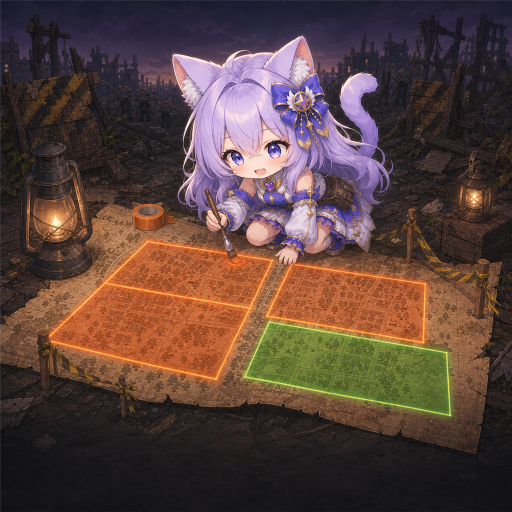
#> input picture scripts/poster/zones_art.png, 1024 x 1024 px (shown at 1/2 size)
$ python finish_poster.py
#> lines starting #> are read from the running program, lines starting #| are printed output that depends on the picture
# -*- coding: utf-8 -*-
"""Zones 包 poster/preview 產生器（家族流程：主 repo scripts/poster/finish_posters.py 同款
告示板/警戒紋/膠帶語彙）。主視覺＝zones_art.png（codex imagegen 依主 repo
scripts/poster/mascot.png 生成的家族吉祥物插畫，同 main_art/maps_art 流程；
換構圖才需重新生成主視覺，改標題只要重跑本腳本），疊 PZ 風標題板＋ADD-ON 徽章。
Deterministic：無隨機數。輸出：42/poster.png 與 MOD 根 preview.png（512×512）。"""
import os
from PIL import Image, ImageDraw, ImageFont

SP = os.path.dirname(os.path.abspath(__file__))
REPO = os.path.abspath(os.path.join(SP, "..", ".."))
SRC = os.path.join(SP, "zones_art.png")
MOD_DIR = os.path.join(REPO, "MOD", "MinidoracatMiniMapZonesFor42")
OUT_POSTER = os.path.join(MOD_DIR, "Contents", "mods", "MinidoracatMiniMapZonesFor42",
                          "42", "poster.png")
OUT_PREVIEW = os.path.join(MOD_DIR, "preview.png")

FONTS = r"C:/Windows/Fonts"
GOLD = (233, 195, 90, 255)
PALE = (240, 234, 214, 255)
INK = (28, 26, 20, 255)
BOARD = (38, 40, 30, 235)
BOARD_EDGE = (18, 18, 12, 255)
TAPE = (214, 200, 160, 210)
HAZ_Y = (208, 168, 40, 255)
HAZ_K = (24, 22, 18, 255)


def font(size, *names):
    for n in names:
        p = os.path.join(FONTS, n)
        if os.path.isfile(p):
            return ImageFont.truetype(p, size)
    return ImageFont.load_default()


def fit(draw, text, max_w, size, *names):
    f = font(size, *names)
    while size > 12 and draw.textlength(text, font=f) > max_w:
        size -= 2
        f = font(size, *names)
    return f


def stroked(draw, xy, text, f, fill, stroke, w):
    draw.text(xy, text, font=f, fill=fill, stroke_width=w, stroke_fill=stroke)


def tape(draw, cx, cy, w=64, h=26):
    draw.rectangle([cx - w // 2, cy - h // 2, cx + w // 2, cy + h // 2], fill=TAPE)


def hazard_strip(draw, x0, y0, x1, y1, step=26):
    draw.rectangle([x0, y0, x1, y1], fill=HAZ_Y)
    for s in range(x0 - (y1 - y0), x1, step * 2):
        draw.polygon([(s, y1), (s + step, y1), (s + step + (y1 - y0), y0),
                      (s + (y1 - y0), y0)], fill=HAZ_K)
    draw.rectangle([x0, y0, x1, y1], outline=BOARD_EDGE, width=3)


def zones_art():
    # 主視覺插畫（構圖已預留底部暗區給標題板，毋須再壓暗角）
    art = Image.open(SRC).convert("RGBA")
#> art is the input picture: PIL image 1024x1024 RGBA; mean R, G, B, A 89.6, 66.7, 60.3, 254.9
    if art.size != (1024, 1024):
        art = art.resize((1024, 1024), Image.LANCZOS)
    return art


def zones_poster():
    im = zones_art()
    d = ImageDraw.Draw(im)
    # 標題板：底部整寬（同 maps_poster 版式）
    bx0, by0, bx1, by1 = 26, 776, 998, 976
    d.rectangle([bx0 + 6, by0 + 8, bx1 + 6, by1 + 8], fill=(0, 0, 0, 130))
    d.rectangle([bx0, by0, bx1, by1], fill=BOARD, outline=BOARD_EDGE, width=4)
    hazard_strip(d, bx0, by1 - 14, bx1, by1)
    f_title = fit(d, "ZONES", bx1 - bx0 - 420, 118, "impact.ttf", "arialbd.ttf")
    stroked(d, (bx0 + 36, by0 + 22), "ZONES", f_title, GOLD, (60, 44, 20, 255), 6)
    f_sub = font(40, "segoeuib.ttf", "arialbd.ttf")
    sub = "MiniMap Server Zones"
    sw = d.textlength(sub, font=f_sub)
#> sw = 106
    sx1 = bx1 - 24
    sx0 = sx1 - sw - 40
#> sx0 = 828
    d.rectangle([sx0, by1 - 84, sx1, by1 - 26], fill=(52, 46, 34, 230),
                outline=BOARD_EDGE, width=3)
    stroked(d, (sx0 + 20, by1 - 78), sub, f_sub, PALE, INK, 2)
    tape(d, bx0 + 26, by0 + 10)
    tape(d, bx1 - 26, by0 + 10)
    # ADD-ON 徽章（同 maps_poster：疊標題板左上）
    f_badge = font(42, "arialbd.ttf", "segoeuib.ttf")
    bw = d.textlength("ADD-ON", font=f_badge)
#> bw = 38
    ax0, ay0 = bx0 + 14, by0 - 34
    d.rectangle([ax0, ay0, ax0 + bw + 48, ay0 + 62], fill=HAZ_Y, outline=BOARD_EDGE, width=4)
    for s in range(int(ax0) - 60, int(ax0 + bw + 48), 30):
        d.polygon([(s, ay0 + 62), (s + 12, ay0 + 62), (s + 24, ay0), (s + 12, ay0)],
                  fill=HAZ_K if (s // 30) % 2 == 0 else HAZ_Y)
    d.rectangle([ax0 + 34, ay0 + 6, ax0 + bw + 14, ay0 + 56], fill=HAZ_Y)
    stroked(d, (ax0 + 38, ay0 + 8), "ADD-ON", f_badge, HAZ_K, HAZ_Y, 1)
    # for Build 42 小板（頂部左，主 poster 語彙）
    f_b42 = font(38, "segoeuib.ttf", "arialbd.ttf")
    tw = d.textlength("for Build 42", font=f_b42)
#> tw = 53
    d.rectangle([26, 26, 26 + tw + 44, 82], fill=(52, 46, 34, 225), outline=BOARD_EDGE, width=3)
    stroked(d, (48, 32), "for Build 42", f_b42, PALE, INK, 2)
    return im


im = zones_poster().resize((512, 512), Image.LANCZOS).convert("RGB")
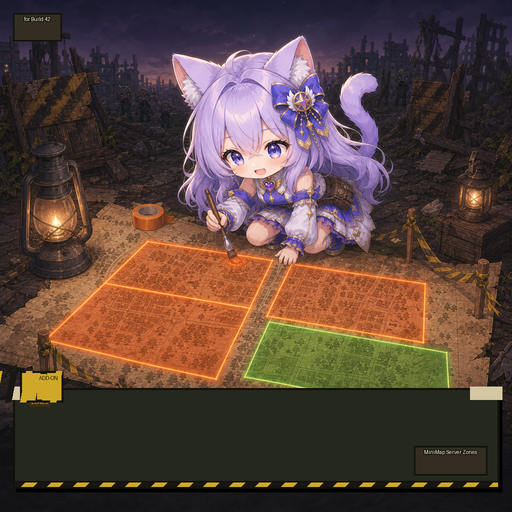
#> im: PIL image 512x512 RGB; mean R, G, B 89.1, 67.7, 59.6
im.save(OUT_POSTER, "PNG")
im.save(OUT_PREVIEW, "PNG")
print("寫出:", OUT_POSTER)
print("寫出:", OUT_PREVIEW)
